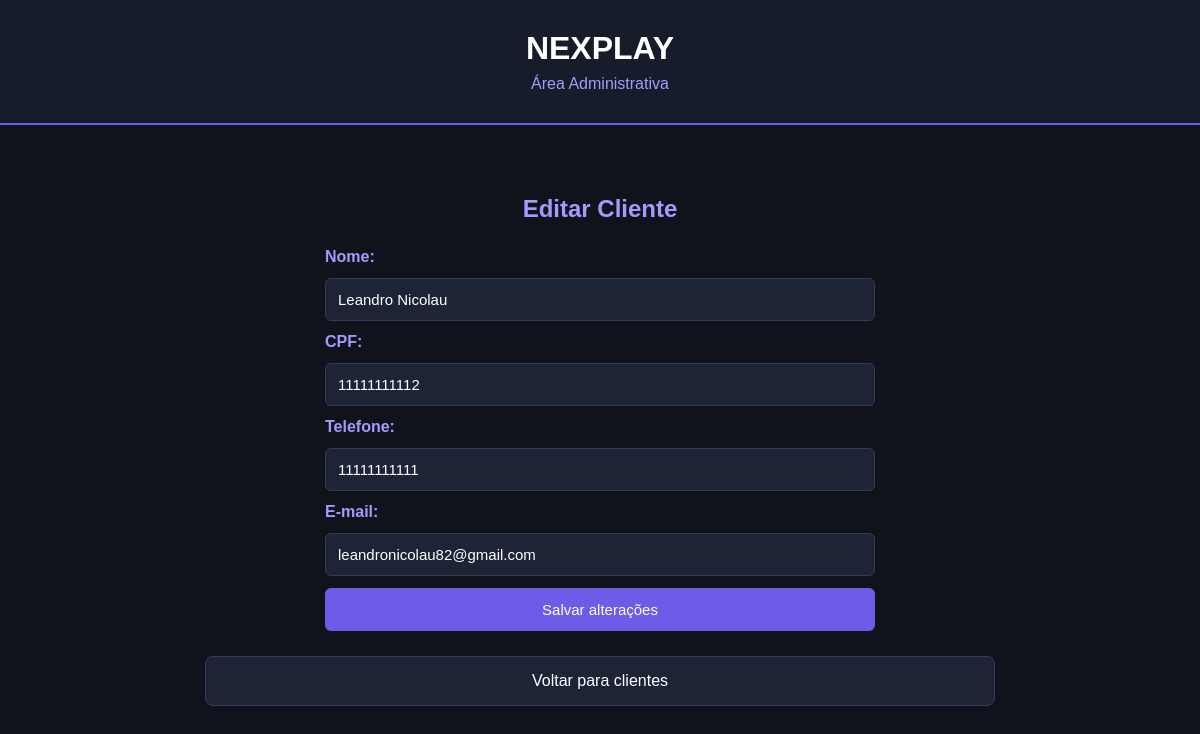
The page /editar_cliente.php?id=1 on the database its author committed.
### tables this page shows
CREATE TABLE `clientes` (
  `cod_cliente` int NOT NULL AUTO_INCREMENT,
  `nome` varchar(45) NOT NULL,
  `CPF` varchar(45) NOT NULL,
  `telefone` varchar(45) NOT NULL,
  `email` varchar(45) NOT NULL,
  PRIMARY KEY (`cod_cliente`)
);

### editar_cliente.php (the view, shortened to what this page needs)
<?php
include("conexao.php");
$id = (int) $_GET["id"];
$sql = "SELECT * FROM clientes WHERE cod_cliente = ?";
$stmt = $conexao->prepare($sql);
$stmt->bind_param("i", $id);
$stmt->execute();
$resultado = $stmt->get_result();
$cliente = $resultado->fetch_assoc();
?>
<!DOCTYPE html>
<html lang="pt-br">
<head>
    <link rel="stylesheet" href="admin.css">
</head>
<body>
    <header>
        <h1>NEXPLAY</h1>
        <p>Área Administrativa</p>
    </header>
    <main>
        <h2>Editar Cliente</h2>
        <form action="atualizar_cliente.php" method="POST">
            <label>Nome:</label>
            <input type="text" name="nome"
                   value="<?php echo htmlspecialchars($cliente["nome"]); ?>" required>
            <label>CPF:</label>
            <input type="text" name="CPF"
                   value="<?php echo htmlspecialchars($cliente["CPF"]); ?>" required>
            <label>Telefone:</label>
            <input type="text" name="telefone"
                   value="<?php echo htmlspecialchars($cliente["telefone"]); ?>" required>
            <label>E-mail:</label>
            <input type="email" name="email"
                   value="<?php echo htmlspecialchars($cliente["email"]); ?>" required>
            <button type="submit">Salvar alterações</button>
        </form>
        <a href="listar_clientes.php">Voltar para clientes</a>
    </main>
</body>
</html>

### admin.css (style rules this page uses)
* { margin: 0; padding: 0; box-sizing: border-box; }
body { font-family: Arial, sans-serif; background-color: #10131c; color: #ffffff; }
header { background-color: #171c2b; padding: 30px; text-align: center; border-bottom: 2px solid #6c5ce7; }
header h1 { color: #ffffff; font-size: 32px; }
header p { color: #a29bfe; margin-top: 8px; }
main { max-width: 850px; margin: 40px auto; padding: 30px; }
h2 { margin-bottom: 15px; color: #a29bfe; }
main a { display: block; background-color: #1d2436; color: #ffffff; text-decoration: none; padding: 15px; border-radius: 8px; border: 1px solid #343d57; transition: 0.3s; }
form { display: flex; flex-direction: column; gap: 12px; margin: 25px auto; max-width: 550px; width: 100%; }
label { color: #a29bfe; font-weight: bold; }
input, select { padding: 12px; border-radius: 6px; border: 1px solid #343d57; background-color: #1d2436; color: white; font-size: 15px; }
button { padding: 13px; border: none; border-radius: 6px; background-color: #6c5ce7; color: white; font-size: 15px; cursor: pointer; }
main { max-width: 850px; margin: 40px auto; padding: 30px; text-align: center; }
form { text-align: left; }

### rows shown on the page
clientes: nome "Leandro Nicolau", CPF "11111111112", telefone "11111111111", email "leandronicolau82@gmail.com"
